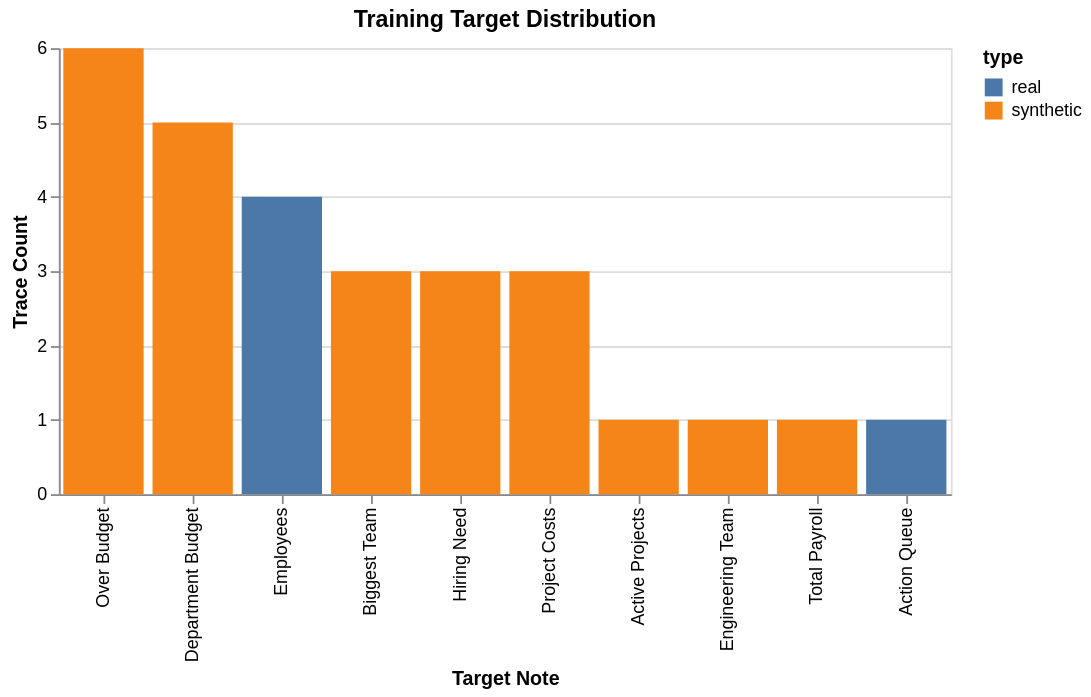

The code cell stored with this chart in its notebook:
### Code cell
// Target frequency bar chart
const targetData = [...targetCounts.entries()].map(([name, count]) => ({
  note: name,
  count,
  type: synthetic.some(t => t.targetNote === name) ? 'synthetic' : 'real',
})).sort((a, b) => b.count - a.count);

const targetSpec = {
  "$schema": "https://vega.github.io/schema/vega-lite/v5.json",
  "title": "Training Target Distribution",
  "width": 500,
  "height": 250,
  "data": { "values": targetData },
  "mark": "bar",
  "encoding": {
    "x": { "field": "note", "type": "nominal", "sort": "-y", "title": "Target Note" },
    "y": { "field": "count", "type": "quantitative", "title": "Trace Count" },
    "color": { "field": "type", "type": "nominal" },
    "tooltip": [{ "field": "note" }, { "field": "count" }]
  }
};

await Deno.jupyter.display({ "application/vnd.vegalite.v5+json": targetSpec }, { raw: true });

### Figure 1 — Vega-Lite specification as saved in the notebook (floating-point values rounded to 4 significant figures)
{"$schema": "https://vega.github.io/schema/vega-lite/v5.json", "data": {"values": [{"count": 6, "note": "Over Budget", "type": "synthetic"}, {"count": 5, "note": "Department Budget", "type": "synthetic"}, {"count": 4, "note": "Employees", "type": "real"}, {"count": 3, "note": "Biggest Team", "type": "synthetic"}, {"count": 3, "note": "Hiring Need", "type": "synthetic"}, {"count": 3, "note": "Project Costs", "type": "synthetic"}, {"count": 1, "note": "Active Projects", "type": "synthetic"}, {"count": 1, "note": "Engineering Team", "type": "synthetic"}, {"count": 1, "note": "Total Payroll", "type": "synthetic"}, {"count": 1, "note": "Action Queue", "type": "real"}]}, "encoding": {"color": {"field": "type", "type": "nominal"}, "tooltip": [{"field": "note"}, {"field": "count"}], "x": {"field": "note", "sort": "-y", "title": "Target Note", "type": "nominal"}, "y": {"field": "count", "title": "Trace Count", "type": "quantitative"}}, "height": 250, "mark": "bar", "title": "Training Target Distribution", "width": 500}
